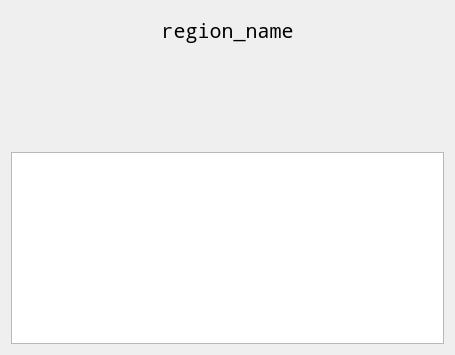
<?xml version="1.0" encoding="UTF-8"?>
<ui version="4.0">
 <class>Form</class>
 <widget class="QWidget" name="Form">
  <property name="geometry">
   <rect>
    <x>0</x>
    <y>0</y>
    <width>455</width>
    <height>355</height>
   </rect>
  </property>
  <property name="windowTitle">
   <string>Form</string>
  </property>
  <layout class="QVBoxLayout" name="verticalLayout">
   <item>
    <widget class="QLabel" name="region_name">
     <property name="sizePolicy">
      <sizepolicy hsizetype="Preferred" vsizetype="Minimum">
       <horstretch>0</horstretch>
       <verstretch>0</verstretch>
      </sizepolicy>
     </property>
     <property name="maximumSize">
      <size>
       <width>16777215</width>
       <height>40</height>
      </size>
     </property>
     <property name="font">
      <font>
       <family>Noto Mono</family>
       <pointsize>15</pointsize>
      </font>
     </property>
     <property name="text">
      <string>region_name</string>
     </property>
     <property name="alignment">
      <set>Qt::AlignCenter</set>
     </property>
    </widget>
   </item>
   <item>
    <widget class="QFrame" name="frame">
     <property name="frameShape">
      <enum>QFrame::NoFrame</enum>
     </property>
     <property name="frameShadow">
      <enum>QFrame::Raised</enum>
     </property>
     <layout class="QHBoxLayout" name="horizontalLayout">
      <property name="leftMargin">
       <number>0</number>
      </property>
      <property name="topMargin">
       <number>0</number>
      </property>
      <property name="rightMargin">
       <number>0</number>
      </property>
      <property name="bottomMargin">
       <number>0</number>
      </property>
      <item>
       <layout class="QGridLayout" name="instances_layout">
        <property name="sizeConstraint">
         <enum>QLayout::SetDefaultConstraint</enum>
        </property>
        <property name="verticalSpacing">
         <number>0</number>
        </property>
       </layout>
      </item>
     </layout>
    </widget>
   </item>
   <item>
    <widget class="QListWidget" name="action_list">
     <property name="enabled">
      <bool>true</bool>
     </property>
     <property name="sizePolicy">
      <sizepolicy hsizetype="Expanding" vsizetype="Minimum">
       <horstretch>0</horstretch>
       <verstretch>0</verstretch>
      </sizepolicy>
     </property>
     <property name="focusPolicy">
      <enum>Qt::NoFocus</enum>
     </property>
     <property name="contextMenuPolicy">
      <enum>Qt::NoContextMenu</enum>
     </property>
    </widget>
   </item>
  </layout>
 </widget>
 <resources/>
 <connections/>
</ui>
